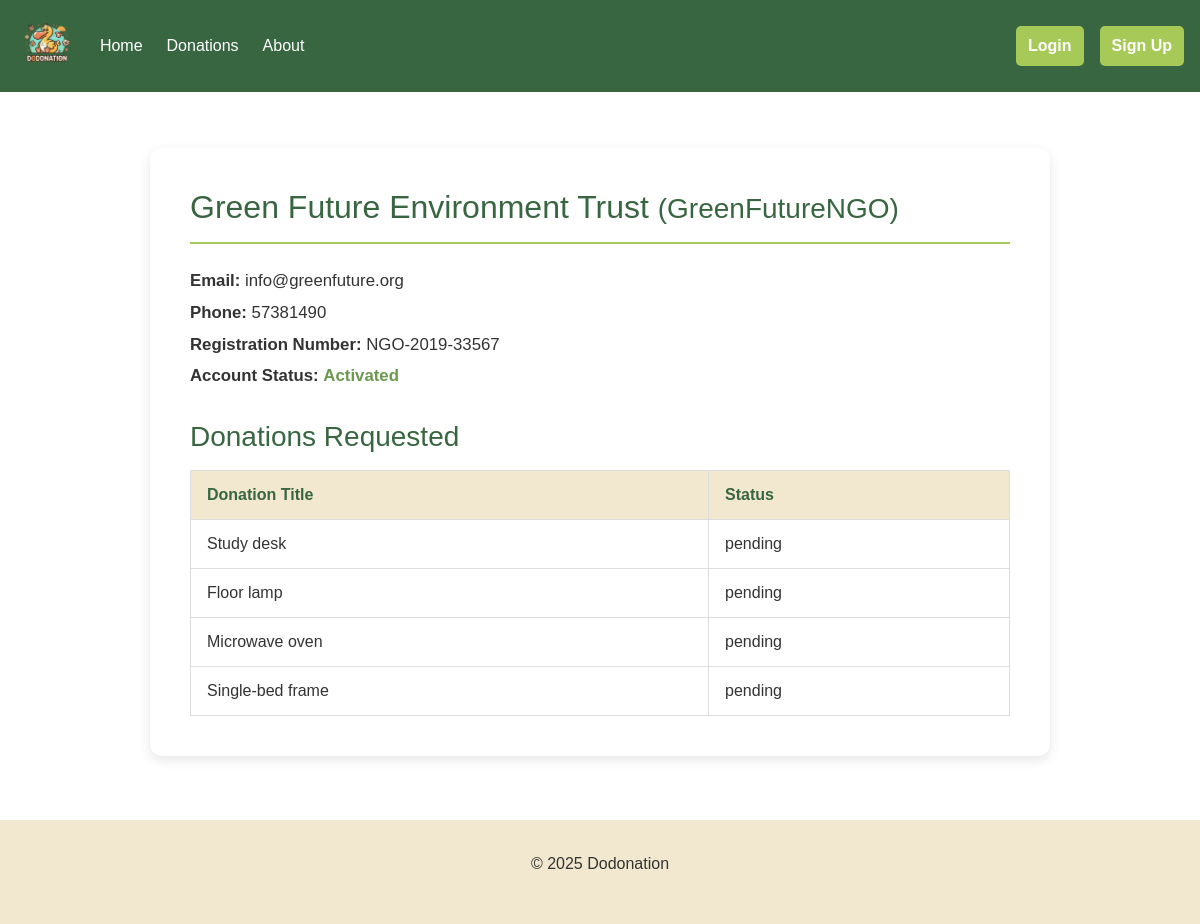
The page /ngo/public/7/ on the database its author committed.
### ngo/models.py (models this page shows, shortened)
class NGOProfile(models.Model):
    user = models.OneToOneField(User, on_delete=models.CASCADE, related_name="ngo_profile")
    receiverID = models.AutoField(primary_key=True)
    name = models.CharField(max_length=100, unique=True)
    reg_number = models.CharField(max_length=50, unique=True)

### users/models.py (models this page shows, shortened)
class User(AbstractUser):
    ROLE_CHOICES = [
        ('admin', 'Admin'),
        ('donor', 'Donor'),
        ('ngo', 'NGO'),
    ]
    username = models.CharField(max_length=150, unique=True)
    email = models.EmailField(unique=True)
    phone_no = models.CharField(max_length=8)
    role = models.CharField(max_length=10, choices=ROLE_CHOICES, default='donor')
    objects = CustomUserManager()
    USERNAME_FIELD = 'username'  # login by username
    REQUIRED_FIELDS = ['email', 'phone_no']

### core/models.py (models this page shows, shortened)
class ClaimRequest(models.Model):
    donation = models.ForeignKey(
        Donation,
        on_delete=models.CASCADE,
        related_name='claim_requests'
    )
    receiver = models.ForeignKey(
        NGOProfile,
        on_delete=models.CASCADE,
        related_name='claim_requests'
    )
    status = models.CharField(
        max_length=10,
        choices=REQUEST_STATUS,
        default='pending'
    )
    date_requested = models.DateTimeField(auto_now_add=True)
    class Meta:
        unique_together = ('donation', 'receiver')
        ordering = ['-date_requested']  # newest requests first

class Donation(models.Model):
    title = models.CharField(max_length=255)
    description = models.TextField()
    category = models.CharField(max_length=20, choices=CATEGORIES)
    quantity = models.PositiveIntegerField()
    expiry_date = models.DateField()
    location = models.CharField(max_length=255)
    status = models.CharField(max_length=20, choices=DONATION_STATUS, default='available')
    date_created = models.DateTimeField(auto_now_add=True)
    image = models.ImageField(upload_to='donations/', blank=True, null=True)
    donor = models.ForeignKey(DonorProfile, on_delete=models.CASCADE, related_name='donations')

### ngo/views.py (the view)
# urls.py: path('public/<int:ngo_Id>/', views.ngo_public_profile, name='ngo_public_profile'),
def ngo_public_profile(request, ngo_Id):
    ngo = get_object_or_404(NGOProfile, pk = ngo_Id)
    requests_made = ClaimRequest.objects.filter(receiver=ngo).select_related("donation")  # ClaimRequest has receiver foreign key
    context = {
        'ngo': ngo,
        'requests_made': requests_made,
    }
    return render(request, 'ngo/ngo_public_profile.html', context)

### ngo/templates/ngo/ngo_public_profile.html (shortened to what this page needs)
{% extends 'base.html' %}
{% block content %}
<div class="profile-section">
    <div class="profile-header">
        <h2>{{ ngo.name }} <small>({{ ngo.user.username }})</small></h2>
    </div>
    <div class="profile-details">
        <p><strong>Email:</strong> {{ ngo.user.email }}</p>
        <p><strong>Phone:</strong> {{ ngo.user.phone_no }}</p>
        <p><strong>Registration Number:</strong> {{ ngo.reg_number }}</p>
        <p><strong>Account Status:</strong>
            {% if ngo.user.is_active %}
                <span class="status-active">Activated</span>
            {% else %}
                <span class="status-inactive">Not Activated</span>
            {% endif %}
        </p>
    </div>
    <div class="requests-section">
        <h3>Donations Requested</h3>
        <table>
            <tr>
                <th>Donation Title</th>
                <th>Status</th>
            </tr>
            {% for req in requests_made %}
            <tr>
                <td>{{ req.donation.title }}</td>
                <td>{{ req.status }}</td>
            </tr>
            {% empty %}
            <tr>
                <td colspan="2" class="empty-row">No requests yet.</td>
            </tr>
            {% endfor %}
        </table>
    </div>
</div>
{% endblock %}

### templates/base.html (style rules this page uses)
:root { --dark-green: #386641; --medium-green: #6A994E; --light-green: #A7C957; --cream: #F2E8CF; }
body { font-family: Arial, sans-serif; margin: 0; padding: 0; color: #333; }

### ngo/templates/ngo/ngo_public_profile.html (style rules this page uses)
.profile-section { background: #ffffff; padding: 2.5rem; margin: 2rem auto; max-width: 900px; border-radius: 12px; box-shadow: 0 4px 12px rgba(0,0,0,0.1); }
.profile-header { border-bottom: 2px solid var(--light-green); margin-bottom: 1.5rem; padding-bottom: 1rem; }
.profile-header h2 { color: var(--dark-green); margin: 0; }
.profile-details p { margin: 0.4rem 0; font-size: 1.05rem; }
.status-active { color: var(--medium-green); font-weight: bold; }
.requests-section h3 { margin-top: 2rem; color: var(--dark-green); }
table { width: 100%; border-collapse: collapse; margin-top: 1rem; }
table th, table td { padding: 0.75rem 1rem; border: 1px solid #ddd; text-align: left; }
table th { background-color: var(--cream); color: var(--dark-green); }

### rows shown on the page
NGOProfile: name "Green Future Environment Trust", user.username "GreenFutureNGO", user.email "info@greenfuture.org", user.phone_no "57381490", reg_number "NGO-2019-33567"
ClaimRequest: donation "Study desk", status "pending"
ClaimRequest: donation "Floor lamp", status "pending"
ClaimRequest: donation "Microwave oven", status "pending"
ClaimRequest: donation "Single-bed frame", status "pending"
